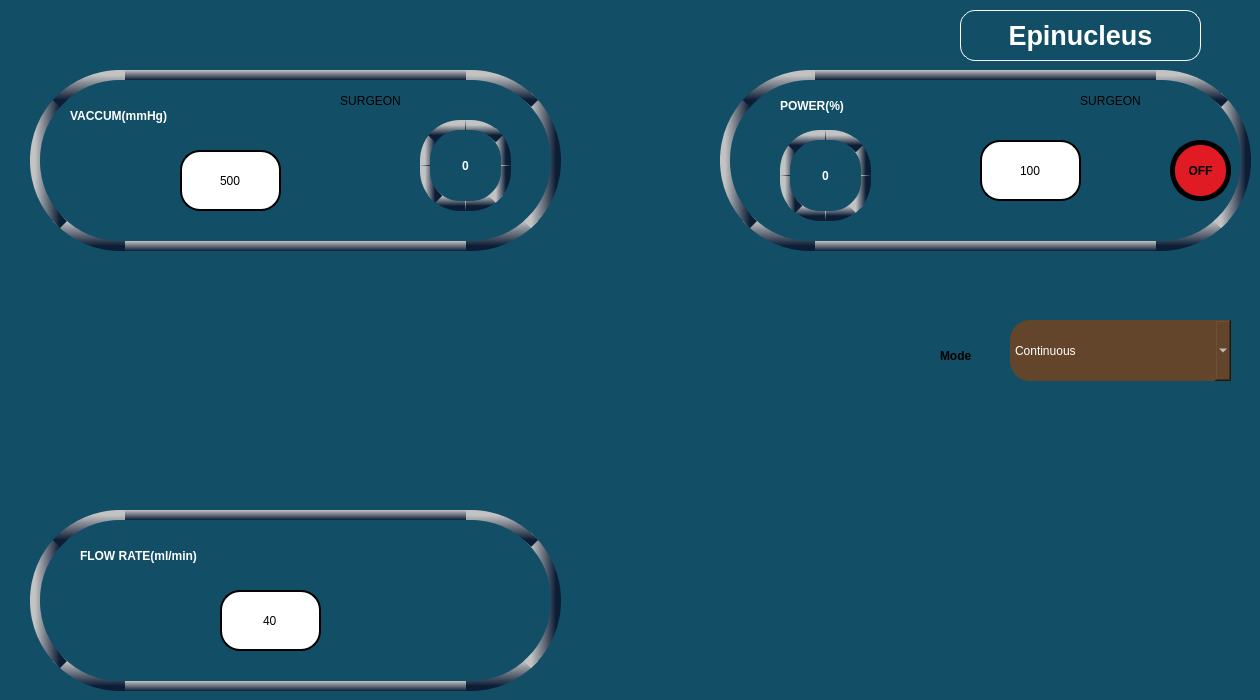
    <widget class="QWidget" name="tab_36">
     <property name="styleSheet">
      <string notr="true">
background-color: rgb(18, 78, 102);


</string>
     </property>
     <attribute name="title">
      <string>Page</string>
     </attribute>
     <widget class="QLineEdit" name="lineEdit_64">
      <property name="geometry">
       <rect>
        <x>980</x>
        <y>140</y>
        <width>101</width>
        <height>61</height>
       </rect>
      </property>
      <property name="styleSheet">
       <string notr="true">font:25pt &quot;Ubuntu&quot;;
background-color: rgb(255,255,255);
border-radius:20px;border:2px solid black;</string>
      </property>
      <property name="text">
       <string>100</string>
      </property>
      <property name="alignment">
       <set>Qt::AlignCenter</set>
      </property>
     </widget>
     <widget class="QPushButton" name="us4powup_but">
      <property name="geometry">
       <rect>
        <x>880</x>
        <y>140</y>
        <width>91</width>
        <height>61</height>
       </rect>
      </property>
      <property name="styleSheet">
       <string notr="true">QPushButton {
    image: url(:/images/uarrow.png);
    background-color: transparent;
    border: none;
}

QPushButton:focus {
    outline: none;
    border: none;
}
</string>
      </property>
      <property name="text">
       <string/>
      </property>
     </widget>
     <widget class="QPushButton" name="us4powdown_but">
      <property name="geometry">
       <rect>
        <x>1080</x>
        <y>140</y>
        <width>91</width>
        <height>61</height>
       </rect>
      </property>
      <property name="styleSheet">
       <string notr="true">QPushButton {
    image: url(:/images/darrow.png);
    background-color: transparent;
    border: none;
}

QPushButton:focus {
    outline: none;
    border: none;
}
</string>
      </property>
      <property name="text">
       <string/>
      </property>
     </widget>
     <widget class="QPushButton" name="us4flowup_but">
      <property name="geometry">
       <rect>
        <x>70</x>
        <y>590</y>
        <width>91</width>
        <height>61</height>
       </rect>
      </property>
      <property name="styleSheet">
       <string notr="true">QPushButton {
    image: url(:/images/uarrow.png);
    background-color: transparent;
    border: none;
}

QPushButton:focus {
    outline: none;
    border: none;
}
</string>
      </property>
      <property name="text">
       <string/>
      </property>
     </widget>
     <widget class="QLineEdit" name="lineEdit_65">
      <property name="geometry">
       <rect>
        <x>220</x>
        <y>590</y>
        <width>101</width>
        <height>61</height>
       </rect>
      </property>
      <property name="styleSheet">
       <string notr="true">font:25pt &quot;Ubuntu&quot;;
background-color: rgb(255,255,255);
border-radius:20px;border:2px solid black;</string>
      </property>
      <property name="text">
       <string>40</string>
      </property>
      <property name="alignment">
       <set>Qt::AlignCenter</set>
      </property>
     </widget>
     <widget class="QPushButton" name="us4flowdown_but">
      <property name="geometry">
       <rect>
        <x>380</x>
        <y>590</y>
        <width>91</width>
        <height>61</height>
       </rect>
      </property>
      <property name="styleSheet">
       <string notr="true">QPushButton {
    image: url(:/images/darrow.png);
    background-color: transparent;
    border: none;
}

QPushButton:focus {
    outline: none;
    border: none;
}
</string>
      </property>
      <property name="text">
       <string/>
      </property>
     </widget>
     <widget class="QLabel" name="label_101">
      <property name="geometry">
       <rect>
        <x>30</x>
        <y>70</y>
        <width>531</width>
        <height>181</height>
       </rect>
      </property>
      <property name="styleSheet">
       <string notr="true">border-radius:90px;


border:4px solid black;

border-left: 10px solid black;
border-right: 10px solid black;
border-top: 10px solid black;
border-bottom: 10px solid black;

border-left-color: qlineargradient(x1:0, y1:0, x2:1, y2:0, stop: 0 rgb(195,195,195), stop: 1 rgb(12, 29, 54));
border-right-color: qlineargradient(x1:0, y1:0, x2:1, y2:0, stop: 0 rgb(195,195,195), stop: 1 rgb(12, 29, 54));
border-top-color: qlineargradient(x1:0, y1:0, x2:0, y2:1, stop: 0 rgb(195,195,195), stop: 1 rgb(12, 29, 54));
border-bottom-color: qlineargradient(x1:0, y1:0, x2:0, y2:1, stop: 0 rgb(195,195,195), stop: 1 rgb(12, 29, 54));



</string>
      </property>
      <property name="text">
       <string/>
      </property>
     </widget>
     <widget class="QLabel" name="label_102">
      <property name="geometry">
       <rect>
        <x>720</x>
        <y>70</y>
        <width>531</width>
        <height>181</height>
       </rect>
      </property>
      <property name="styleSheet">
       <string notr="true">border-radius:90px;


border:4px solid black;

border-left: 10px solid black;
border-right: 10px solid black;
border-top: 10px solid black;
border-bottom: 10px solid black;

border-left-color: qlineargradient(x1:0, y1:0, x2:1, y2:0, stop: 0 rgb(195,195,195), stop: 1 rgb(12, 29, 54));
border-right-color: qlineargradient(x1:0, y1:0, x2:1, y2:0, stop: 0 rgb(195,195,195), stop: 1 rgb(12, 29, 54));
border-top-color: qlineargradient(x1:0, y1:0, x2:0, y2:1, stop: 0 rgb(195,195,195), stop: 1 rgb(12, 29, 54));
border-bottom-color: qlineargradient(x1:0, y1:0, x2:0, y2:1, stop: 0 rgb(195,195,195), stop: 1 rgb(12, 29, 54));



</string>
      </property>
      <property name="text">
       <string/>
      </property>
     </widget>
     <widget class="QLabel" name="label_103">
      <property name="geometry">
       <rect>
        <x>30</x>
        <y>510</y>
        <width>531</width>
        <height>181</height>
       </rect>
      </property>
      <property name="styleSheet">
       <string notr="true">border-radius:90px;


border:4px solid black;

border-left: 10px solid black;
border-right: 10px solid black;
border-top: 10px solid black;
border-bottom: 10px solid black;

border-left-color: qlineargradient(x1:0, y1:0, x2:1, y2:0, stop: 0 rgb(195,195,195), stop: 1 rgb(12, 29, 54));
border-right-color: qlineargradient(x1:0, y1:0, x2:1, y2:0, stop: 0 rgb(195,195,195), stop: 1 rgb(12, 29, 54));
border-top-color: qlineargradient(x1:0, y1:0, x2:0, y2:1, stop: 0 rgb(195,195,195), stop: 1 rgb(12, 29, 54));
border-bottom-color: qlineargradient(x1:0, y1:0, x2:0, y2:1, stop: 0 rgb(195,195,195), stop: 1 rgb(12, 29, 54));



</string>
      </property>
      <property name="text">
       <string/>
      </property>
     </widget>
     <widget class="QPushButton" name="us4vacdown_but">
      <property name="geometry">
       <rect>
        <x>300</x>
        <y>150</y>
        <width>91</width>
        <height>61</height>
       </rect>
      </property>
      <property name="styleSheet">
       <string notr="true">QPushButton {
    image: url(:/images/darrow.png);
    background-color: transparent;
    border: none;
}

QPushButton:focus {
    outline: none;
    border: none;
}
</string>
      </property>
      <property name="text">
       <string/>
      </property>
     </widget>
     <widget class="QLineEdit" name="lineEdit_66">
      <property name="geometry">
       <rect>
        <x>180</x>
        <y>150</y>
        <width>101</width>
        <height>61</height>
       </rect>
      </property>
      <property name="styleSheet">
       <string notr="true">font:25pt &quot;Ubuntu&quot;;
background-color: rgb(255,255,255);
border-radius:20px;border:2px solid black;</string>
      </property>
      <property name="text">
       <string>500</string>
      </property>
      <property name="alignment">
       <set>Qt::AlignCenter</set>
      </property>
     </widget>
     <widget class="QPushButton" name="us4vacup_but">
      <property name="geometry">
       <rect>
        <x>60</x>
        <y>150</y>
        <width>91</width>
        <height>61</height>
       </rect>
      </property>
      <property name="styleSheet">
       <string notr="true">QPushButton {
    image: url(:/images/uarrow.png);
    background-color: transparent;
    border: none;
}

QPushButton:focus {
    outline: none;
    border: none;
}
</string>
      </property>
      <property name="text">
       <string/>
      </property>
     </widget>
     <widget class="QLabel" name="label_104">
      <property name="geometry">
       <rect>
        <x>420</x>
        <y>120</y>
        <width>91</width>
        <height>91</height>
       </rect>
      </property>
      <property name="styleSheet">
       <string notr="true">font:30pt &quot;Ubuntu&quot;;
color: rgb(255, 255, 255);

border:5px solid black;
border-radius:40px;font-weight: bold;



border-left: 10px solid black;
border-right: 10px solid black;
border-top: 10px solid black;
border-bottom: 10px solid black;

border-left-color: qlineargradient(x1:0, y1:0, x2:1, y2:0, stop: 0 rgb(195,195,195), stop: 1 rgb(12, 29, 54));
border-right-color: qlineargradient(x1:0, y1:0, x2:1, y2:0, stop: 0 rgb(195,195,195), stop: 1 rgb(12, 29, 54));
border-top-color: qlineargradient(x1:0, y1:0, x2:0, y2:1, stop: 0 rgb(195,195,195), stop: 1 rgb(12, 29, 54));
border-bottom-color: qlineargradient(x1:0, y1:0, x2:0, y2:1, stop: 0 rgb(195,195,195), stop: 1 rgb(12, 29, 54));



</string>
      </property>
      <property name="text">
       <string>0</string>
      </property>
      <property name="alignment">
       <set>Qt::AlignCenter</set>
      </property>
     </widget>
     <widget class="QLabel" name="label_105">
      <property name="geometry">
       <rect>
        <x>780</x>
        <y>130</y>
        <width>91</width>
        <height>91</height>
       </rect>
      </property>
      <property name="styleSheet">
       <string notr="true">font:30pt &quot;Ubuntu&quot;;
color: rgb(255, 255, 255);

border:5px solid black;
border-radius:40px;font-weight: bold;



border-left: 10px solid black;
border-right: 10px solid black;
border-top: 10px solid black;
border-bottom: 10px solid black;

border-left-color: qlineargradient(x1:0, y1:0, x2:1, y2:0, stop: 0 rgb(195,195,195), stop: 1 rgb(12, 29, 54));
border-right-color: qlineargradient(x1:0, y1:0, x2:1, y2:0, stop: 0 rgb(195,195,195), stop: 1 rgb(12, 29, 54));
border-top-color: qlineargradient(x1:0, y1:0, x2:0, y2:1, stop: 0 rgb(195,195,195), stop: 1 rgb(12, 29, 54));
border-bottom-color: qlineargradient(x1:0, y1:0, x2:0, y2:1, stop: 0 rgb(195,195,195), stop: 1 rgb(12, 29, 54));



</string>
      </property>
      <property name="text">
       <string>0</string>
      </property>
      <property name="alignment">
       <set>Qt::AlignCenter</set>
      </property>
     </widget>
     <widget class="QPushButton" name="us4mode">
      <property name="geometry">
       <rect>
        <x>1030</x>
        <y>60</y>
        <width>161</width>
        <height>81</height>
       </rect>
      </property>
      <property name="styleSheet">
       <string notr="true">font:15pt &quot;Ubuntu&quot;;

image: url(:/images/panelbutton.png);
background-color:transparent;
border:none;</string>
      </property>
      <property name="text">
       <string>SURGEON</string>
      </property>
     </widget>
     <widget class="QPushButton" name="us4vacmode">
      <property name="geometry">
       <rect>
        <x>290</x>
        <y>60</y>
        <width>161</width>
        <height>81</height>
       </rect>
      </property>
      <property name="styleSheet">
       <string notr="true">font:15pt &quot;Ubuntu&quot;;

image: url(:/images/panelbutton.png);
background-color:transparent;
border:none;</string>
      </property>
      <property name="text">
       <string>SURGEON</string>
      </property>
     </widget>
     <widget class="QPushButton" name="us4onoff">
      <property name="geometry">
       <rect>
        <x>1170</x>
        <y>140</y>
        <width>61</width>
        <height>61</height>
       </rect>
      </property>
      <property name="styleSheet">
       <string notr="true">border:5px solid black;
border-radius:30px;font-weight: bold;
background-color: rgb(224, 27, 36);
color: rgb(0, 0, 0);</string>
      </property>
      <property name="text">
       <string>OFF</string>
      </property>
     </widget>
     <widget class="QLabel" name="label_106">
      <property name="geometry">
       <rect>
        <x>960</x>
        <y>10</y>
        <width>241</width>
        <height>51</height>
       </rect>
      </property>
      <property name="styleSheet">
       <string notr="true">color: rgb(255, 255, 255);
background-color:transparent;
border:1px solid white;
border-radius:15px;
font:20pt;
font:bold;

</string>
      </property>
      <property name="text">
       <string>Epinucleus</string>
      </property>
      <property name="alignment">
       <set>Qt::AlignCenter</set>
      </property>
     </widget>
     <widget class="QComboBox" name="CutMode_vitCom_4">
      <property name="geometry">
       <rect>
        <x>1010</x>
        <y>320</y>
        <width>221</width>
        <height>61</height>
       </rect>
      </property>
      <property name="styleSheet">
       <string notr="true">border-radius:20px;
color: rgb(255, 255, 255);

background-color: rgb(99, 69, 44);font:20pt &quot;Ubuntu&quot;;</string>
      </property>
      <item>
       <property name="text">
        <string>Continuous</string>
       </property>
      </item>
      <item>
       <property name="text">
        <string>Pulse</string>
       </property>
      </item>
      <item>
       <property name="text">
        <string>Ocupulse</string>
       </property>
      </item>
      <item>
       <property name="text">
        <string>Ocuburst</string>
       </property>
      </item>
      <item>
       <property name="text">
        <string>Single burst</string>
       </property>
      </item>
      <item>
       <property name="text">
        <string>Multi burst</string>
       </property>
      </item>
      <item>
       <property name="text">
        <string>Cold phaco</string>
       </property>
      </item>
     </widget>
     <widget class="QLabel" name="CutMode_vit_4">
      <property name="geometry">
       <rect>
        <x>940</x>
        <y>340</y>
        <width>81</width>
        <height>31</height>
       </rect>
      </property>
      <property name="styleSheet">
       <string notr="true">background-color:transparent;font: 15pt &quot;Ubuntu Condensed&quot;;
font:bold;</string>
      </property>
      <property name="text">
       <string>Mode</string>
      </property>
     </widget>
     <widget class="QLabel" name="lblus4pow">
      <property name="geometry">
       <rect>
        <x>780</x>
        <y>90</y>
        <width>241</width>
        <height>31</height>
       </rect>
      </property>
      <property name="styleSheet">
       <string notr="true">background-color:transparent;
color: rgb(255, 255, 255);
font: 20pt &quot;Ubuntu Condensed&quot;;
font:bold;
border:none;
</string>
      </property>
      <property name="text">
       <string>POWER(%)</string>
      </property>
     </widget>
     <widget class="QLabel" name="lblus4flow">
      <property name="geometry">
       <rect>
        <x>80</x>
        <y>540</y>
        <width>371</width>
        <height>31</height>
       </rect>
      </property>
      <property name="styleSheet">
       <string notr="true">background-color:transparent;
color: rgb(255, 255, 255);
font: 20pt &quot;Ubuntu Condensed&quot;;
font:bold;
border:none;
</string>
      </property>
      <property name="text">
       <string>FLOW RATE(ml/min)</string>
      </property>
     </widget>
     <widget class="QLabel" name="lblus4vac">
      <property name="geometry">
       <rect>
        <x>70</x>
        <y>100</y>
        <width>241</width>
        <height>31</height>
       </rect>
      </property>
      <property name="styleSheet">
       <string notr="true">background-color:transparent;
color: rgb(255, 255, 255);
font: 20pt &quot;Ubuntu Condensed&quot;;
font:bold;
border:none;
</string>
      </property>
      <property name="text">
       <string>VACCUM(mmHg)</string>
      </property>
     </widget>
     <zorder>label_102</zorder>
     <zorder>label_101</zorder>
     <zorder>label_103</zorder>
     <zorder>lineEdit_64</zorder>
     <zorder>us4powup_but</zorder>
     <zorder>us4powdown_but</zorder>
     <zorder>us4flowup_but</zorder>
     <zorder>lineEdit_65</zorder>
     <zorder>us4flowdown_but</zorder>
     <zorder>us4vacdown_but</zorder>
     <zorder>lineEdit_66</zorder>
     <zorder>us4vacup_but</zorder>
     <zorder>label_104</zorder>
     <zorder>label_105</zorder>
     <zorder>us4onoff</zorder>
     <zorder>CutMode_vitCom_4</zorder>
     <zorder>CutMode_vit_4</zorder>
     <zorder>label_106</zorder>
     <zorder>us4vacmode</zorder>
     <zorder>us4mode</zorder>
     <zorder>lblus4pow</zorder>
     <zorder>lblus4flow</zorder>
     <zorder>lblus4vac</zorder>
    </widget>
